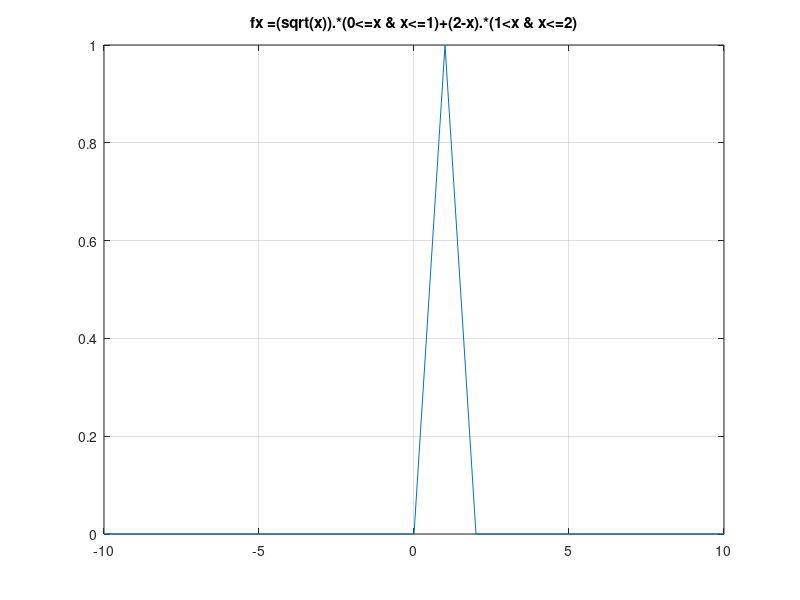

This figure's MATLAB source:
% Octave Script 
% Title          :Funcion #10 Funcion a trozos 
% Descripcion    :Comprobacion de la funcion numero 10 del tema 2.2 
% Author         :Hector Daniel Marmoleo Garcia 
% Date           :20211028
% Version        :1
% Usage          :octave> cd /path/
%                :octave> Funcion10
% Notes          :Requiere aplicacion octave
%                :https://octaveintro.readthedocs.io/en/latest/index.html
clear
% Funcion de trozos numero 9 sqrt(400)
% Dominio de la funcion
x = -10:1:10
% Regla de correspondencia (Funcion)
fx =(sqrt(x)).*(0<=x & x<=1)+(2-x).*(1<x & x<=2)
% Funcion a plotear 
plot(x, fx)
grid on;
title(["fx =(sqrt(x)).*(0<=x & x<=1)+(2-x).*(1<x & x<=2)"]);